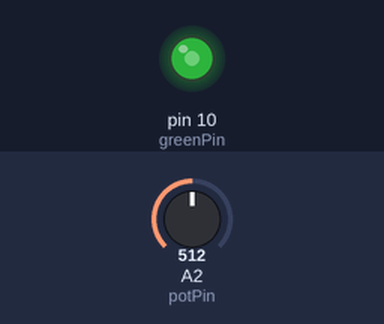
Recording of a sketch running on a simulated Arduino Uno, built with avr-gcc and run on an emulated ATmega328P. On the bench: output pins drawn as LEDs (lit = HIGH). The inputs (shaded band) are chosen by the test bench; at power-on: A2 (potPin) = 512.

Above: at 1.2 s.
1.3 s: A2 (potPin) set to 716
At 2.3 s:
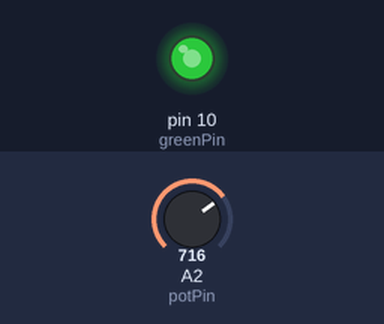
2.8 s: A2 (potPin) set to 900
At 3.5 s:
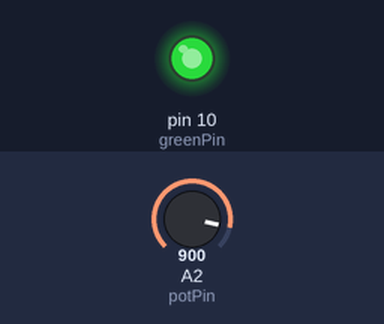
4.3 s: A2 (potPin) set to 122
At 4.6 s:
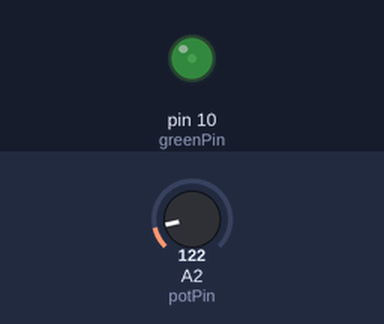
5.8 s: A2 (potPin) set to 0
At 7.0 s:
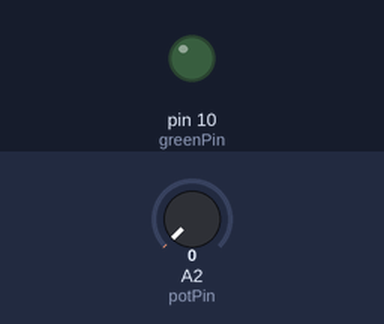
7.3 s: A2 (potPin) set to 511
At 8.1 s:
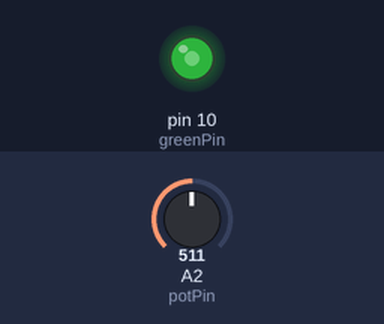
Timing chart, 0 to 9.8 s (numbered marks = the images above; inputs shaded):
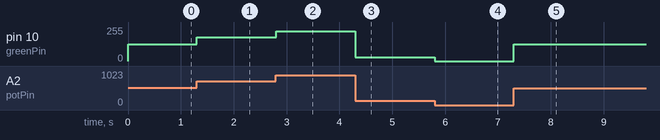

The sketch:

14-dimmable_led_project.ino
```cpp
int potPin = A2;
int greenPin = 10;
int potVal;
int ledVal = 0;

String potValStr = "Potentiometer value is: ";
String ledValStr = "Brightness value is: ";

void setup() {
  // put your setup code here, to run once:
  pinMode(potPin, INPUT);
  pinMode(greenPin, OUTPUT);
  //Serial.begin(9660);
}

void loop() {
  // put your main code here, to run repeatedly:
  //potVal = analogRead(potPin);
  //ledVal = potVal * (255.0 / 1023.0);
  //analogWrite(greenPin, ledVal);
  //Serial.println(potValStr + potVal);
  //Serial.println(ledValStr + ledVal);
  analogWrite(greenPin, map(analogRead(potPin), 0 , 1023, 0, 255));
  //delay(400);
}
```

Measured:
- after the input at 1.3 s, pin 10 (greenPin): 127/255 → 178/255 at once
- after the input at 2.8 s, pin 10 (greenPin): 178/255 → 224/255 at once
- after the input at 4.3 s, pin 10 (greenPin): 224/255 → 30/255 at once
- after the input at 5.8 s, pin 10 (greenPin): 30/255 → 0/255 at once
- after the input at 7.3 s, pin 10 (greenPin): 0/255 → 127/255 at once
